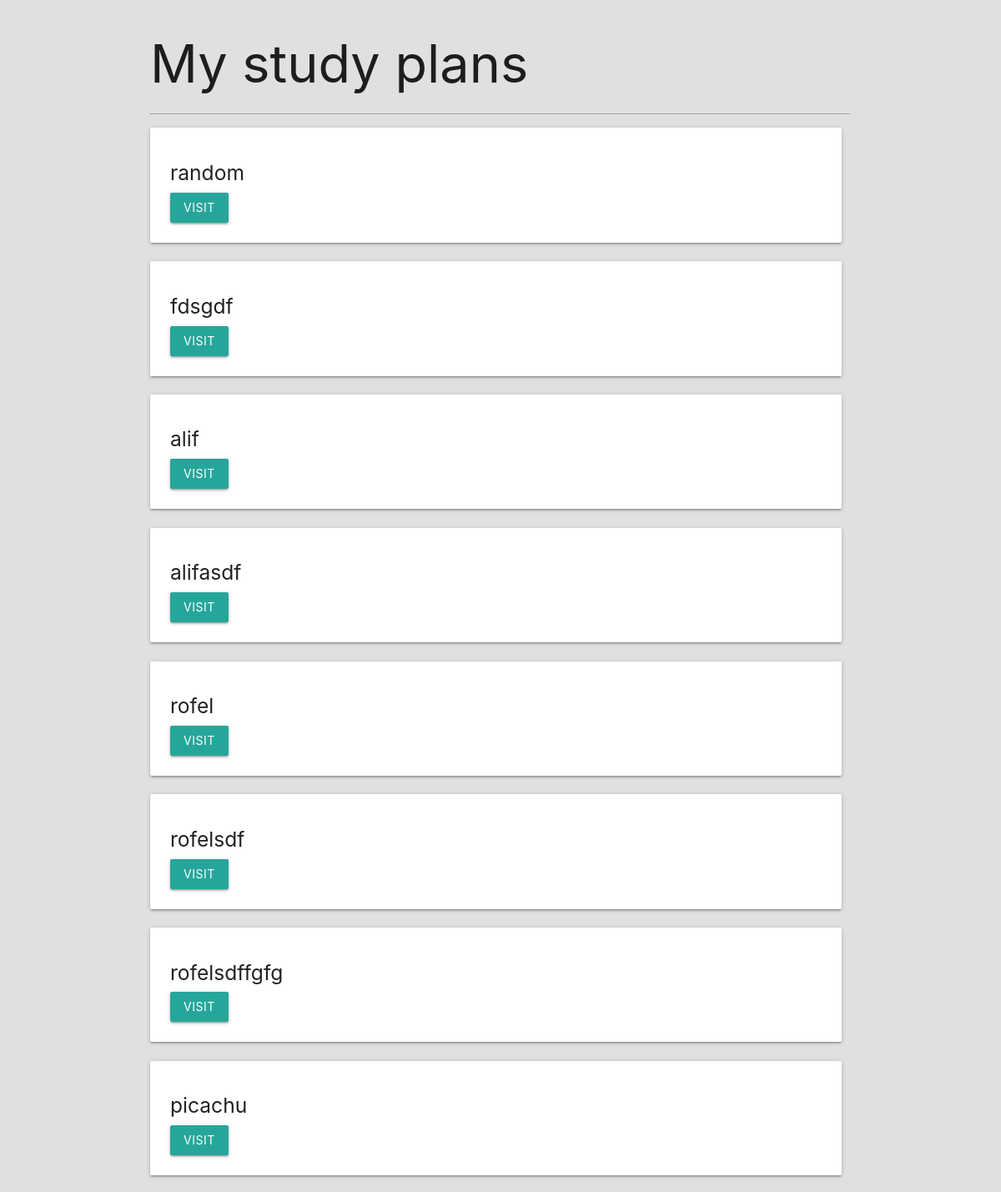
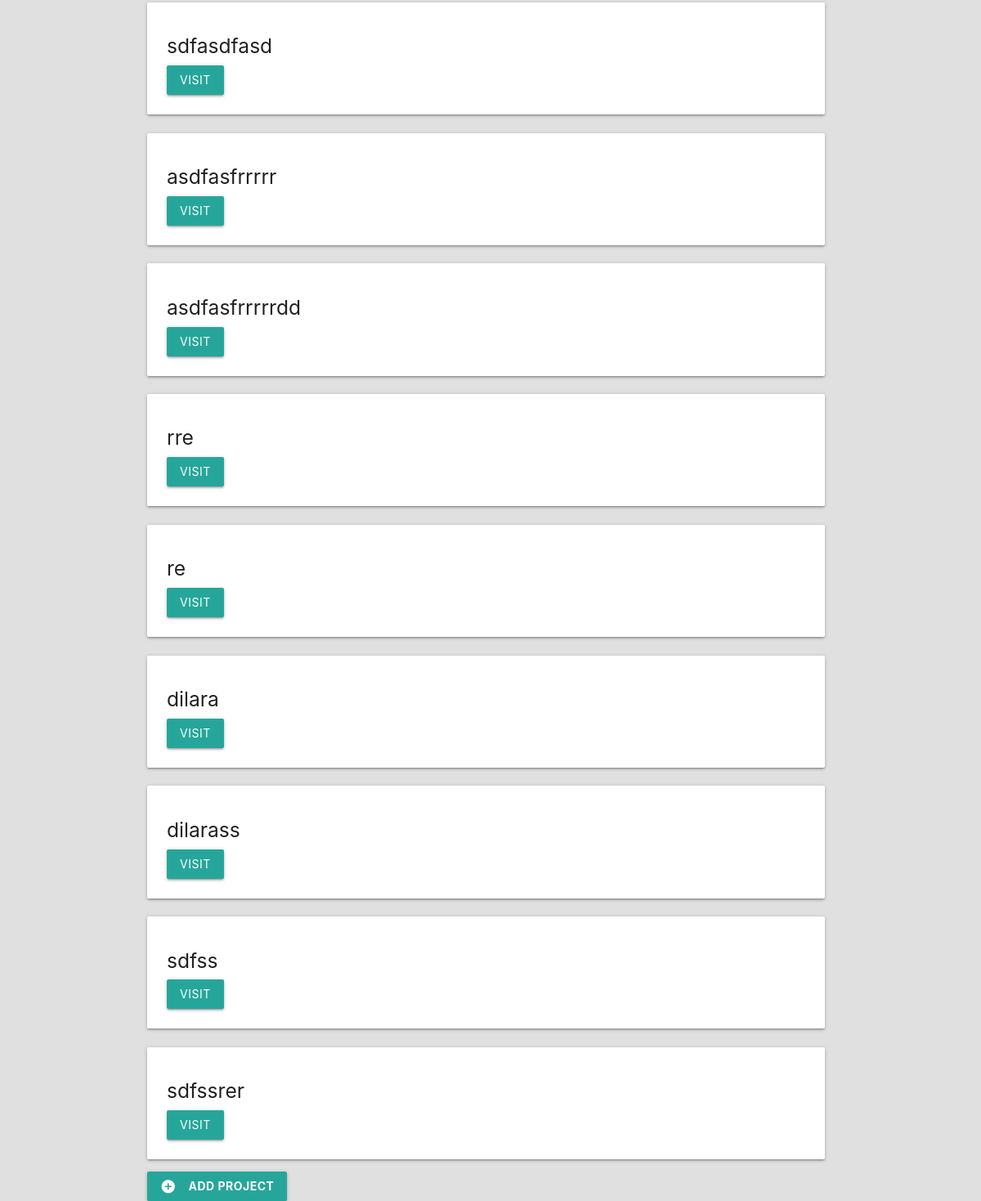
/teachme/student_profile/budget_study/, run on the app's committed database (2 pictures, top to bottom).
### teachme/models.py (models this page shows, shortened)
class Project(models.Model):
    name = models.CharField(max_length=100)
    slug = models.SlugField(max_length=100, unique=True, blank=True)
    budget = models.IntegerField()

### teachme/views.py (the view)
def project_list(request):
	project_list = Project.objects.all()
	return render(request, 'budget_study.html',{'project_list':project_list})

### teachme/templates/budget_study.html (shortened to what this page needs)
{% extends 'base.html' %}
{% block content %}
<div class="container">
  {% if project_list %}
  <h1>My study plans</h1>
  <hr>
  {% endif %}
  <div class="row">
    {% for project in project_list %}
    <div class="col s12 md6 xl3">
      <div class="card-panel">
        <h5>{{ project.name }}</h5>
        <a href="{% url 'detail' project.slug %}" class="btn">Visit</a>
      </div>
    </div>
    {% endfor %}
  </div>
  {% if project_list %}
  <a href="{% url 'add' %}" class="btn">
    <i class="material-icons white-text left">add_circle</i>
    <span class="bold">Add Project</span>
  </a>
  {% endif %}
</div>
{% endblock %}

### teachme/static/css/styles440.css (style rules this page uses)
html { font-family: 'Montserrat'; background-color: #E0E0E0; }
h1, h6 { font-weight: bold; }
.bold { font-weight: bold; }
.row { margin: 0!important; }
.row .col { padding-left: 0!important; }

### data on the page
Project: name "random"
Project: name "fdsgdf"
Project: name "alif"
Project: name "alifasdf"
Project: name "rofel"
Project: name "rofelsdf"
Project: name "rofelsdffgfg"
Project: name "picachu"
Project: name "sdfasdfasd"
Project: name "asdfasfrrrrr"
Project: name "asdfasfrrrrrdd"
Project: name "rre"
Project: name "re"
Project: name "dilara"
Project: name "dilarass"
Project: name "sdfss"
Project: name "sdfssrer"
